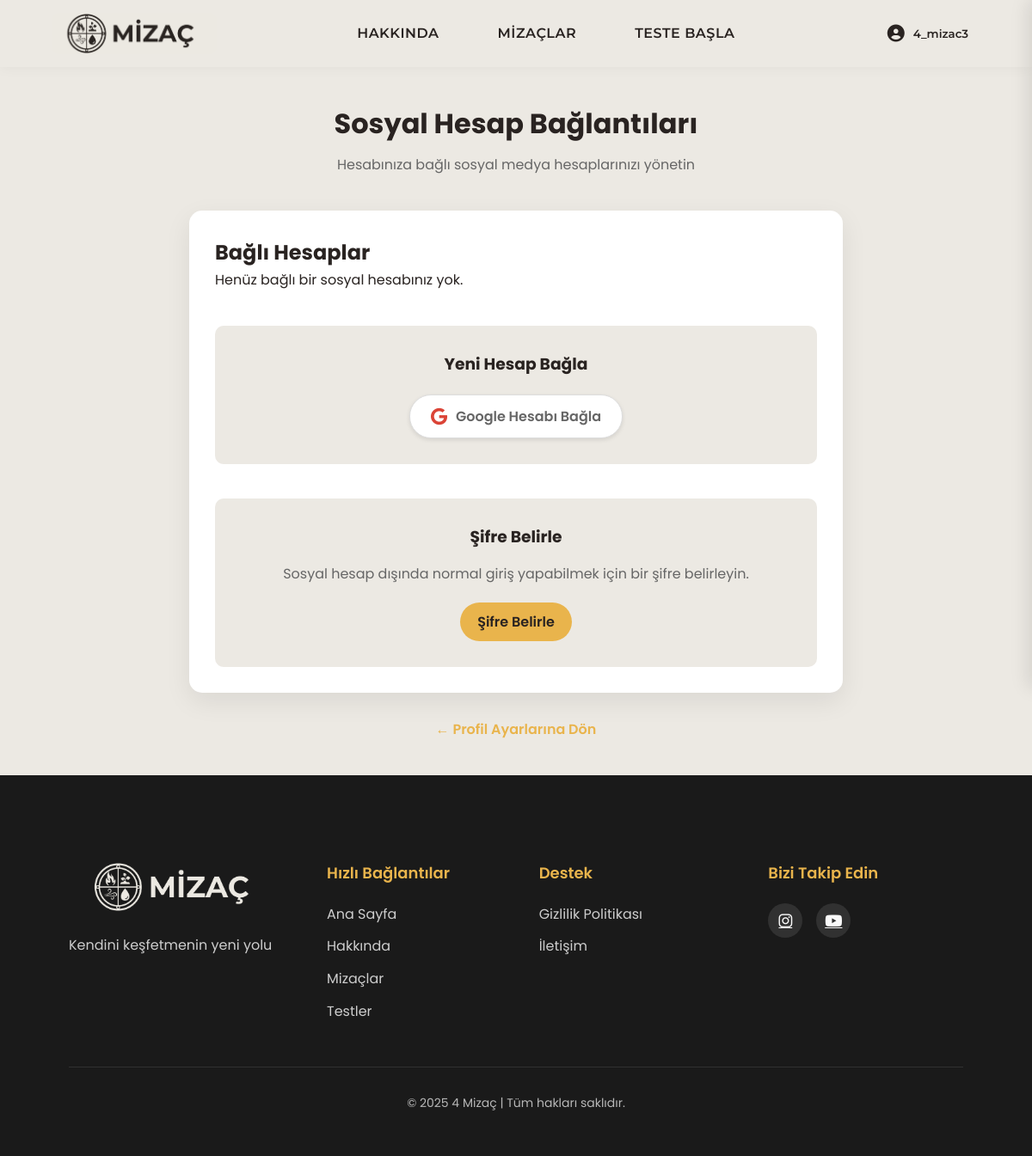
Before: /accounts/social/ (signed in) with the older database file.
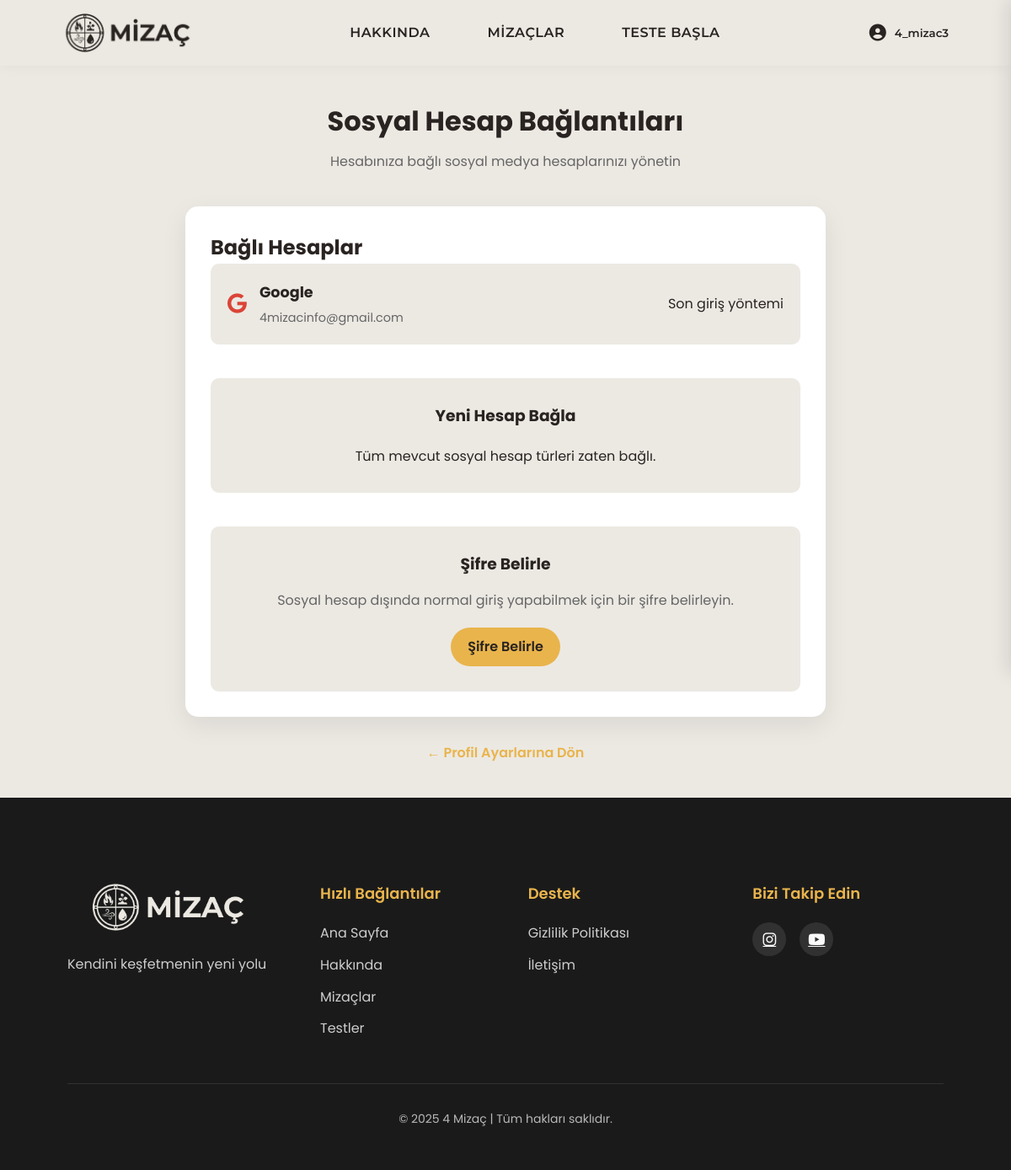
After: the same page with the newer database file.
### accounts/models.py (models this page shows, shortened)
class SocialAccount(models.Model):
    PROVIDER_CHOICES = [
        ('google', 'Google'),
    ]
    user = models.ForeignKey(User, on_delete=models.CASCADE, related_name='social_accounts')
    provider = models.CharField(max_length=30, choices=PROVIDER_CHOICES)
    uid = models.CharField(max_length=255, help_text="Provider'dan gelen unique ID")
    email = models.EmailField()
    extra_data = models.JSONField(default=dict, blank=True)
    created_at = models.DateTimeField(auto_now_add=True)
    updated_at = models.DateTimeField(auto_now=True)
    class Meta:
        unique_together = ('provider', 'uid')
        verbose_name = 'Sosyal Hesap'
        verbose_name_plural = 'Sosyal Hesaplar'

### accounts/views.py (the view)
# urls.py: path('social/', views.social_accounts, name='social_accounts'),
@login_required
def social_accounts(request):
    from .models import SocialAccount
    social_accounts = SocialAccount.objects.filter(user=request.user)
    has_google = social_accounts.filter(provider='google').exists()
    return render(request, 'accounts/social_accounts.html', {
        'social_accounts': social_accounts,
        'has_google': has_google
    })

### templates/accounts/social_accounts.html (shortened to what this page needs)
{% extends 'base.html' %}
{% load static %}
{% block extra_css %}
<link rel="stylesheet" href="{% static 'css/profiles.css' %}">
{% endblock %}
{% block content %}
<div class="social-accounts-container">
    <div class="social-header">
        <h1>Sosyal Hesap Bağlantıları</h1>
        <p>Hesabınıza bağlı sosyal medya hesaplarınızı yönetin</p>
    </div>
    <div class="social-card">
        <div class="connected-accounts">
            <h2>Bağlı Hesaplar</h2>
            {% if social_accounts %}
                {% for account in social_accounts %}
                    <div class="account-item">
                        <div class="account-info">
                            <div class="account-icon">
                                {% if account.provider == 'google' %}
                                    <i class="fab fa-google"></i>
                                {% endif %}
                            </div>
                            <div class="account-details">
                                <h4>{{ account.provider|title }}</h4>
                                <p>{{ account.email }}</p>
                            </div>
                        </div>
                        {% if user.has_usable_password or social_accounts.count > 1 %}
                            <a href="{% url 'disconnect_social' account.provider %}"
                               class="disconnect-btn"
                               onclick="return confirm('Bu hesap bağlantısını kaldırmak istediğinize emin misiniz?')">
                                Bağlantıyı Kaldır
                            </a>
                        {% else %}
                            <span class="text-muted">Son giriş yöntemi</span>
                        {% endif %}
                    </div>
                {% endfor %}
            {% else %}
                <p>Henüz bağlı bir sosyal hesabınız yok.</p>
            {% endif %}
        </div>
        <div class="add-account">
            <h3>Yeni Hesap Bağla</h3>
            {% if not has_google %}
                <a href="{% url 'connect_google' %}" class="connect-google-btn">
                    <i class="fab fa-google"></i> Google Hesabı Bağla
                </a>
            {% else %}
                <p>Tüm mevcut sosyal hesap türleri zaten bağlı.</p>
            {% endif %}
        </div>
        {% if not user.has_usable_password %}
            <div class="password-section">
                <h3>Şifre Belirle</h3>
                <p>Sosyal hesap dışında normal giriş yapabilmek için bir şifre belirleyin.</p>
                <a href="{% url 'set_password' %}" class="set-password-btn">
                    Şifre Belirle
                </a>
            </div>
        {% endif %}
    </div>
    <div class="back-link">
        <a href="{% url 'profiles' %}">← Profil Ayarlarına Dön</a>
    </div>
</div>
{% endblock %}

### templates/base.html (shortened to what this page needs)
{% load static %}
<!DOCTYPE html>
<html lang="tr">
<head>
    {% load static %}
    <link rel="stylesheet" href="{% static 'css/base.css' %}">
    {% block extra_css %}{% endblock %}
    <link href="https://cdnjs.cloudflare.com/ajax/libs/font-awesome/6.4.0/css/all.min.css" rel="stylesheet">
</head>
<body>
    <div class="page-container">
        <header class="nav-container">
            <div class="header-content">
                <a href="{% url 'index' %}" class="logo">
                    <img src="{% static 'images/logo.jpg' %}" alt="MİZAÇ" class="logo-img">
                </a>
                <nav class="nav-links">
                    <a href="{% url 'about' %}" class="nav-item">HAKKINDA</a>
                    <a href="{% url 'temperaments' %}" class="nav-item">MİZAÇLAR</a>
                    <a href="{% url 'test_list' %}" class="nav-item">TESTE BAŞLA</a>
                </nav>
                {% if user.is_authenticated %}
                <div class="profile-container">
                    <button class="profile-button">
                        <i class="fas fa-user-circle"></i>
                        <span class="username-display">{{ user.username }}</span>
                    </button>
                </div>
                {% else %}
                    <a href="{% url 'login' %}" class="login-button"><i class="fas fa-sign-in-alt"></i> GİRİŞ YAP</a>
                {% endif %}
            </div>
        </header>
        <main>
            {% block content %}{% endblock %}
        </main>
        <footer>
            <div class="container">
                <div class="footer-content">
                    <div class="footer-logo">
                        <img src="{% static 'images/l2.jpg' %}" alt="MİZAÇ" class="footer-logo-img">
                        <p>Kendini keşfetmenin yeni yolu</p>
                    </div>
                    <div class="footer-links">
                        <div class="footer-column">
                            <h3>Hızlı Bağlantılar</h3>
                            <ul>
                                <li><a href="{% url 'index' %}">Ana Sayfa</a></li>
                                <li><a href="{% url 'about' %}">Hakkında</a></li>
                                <li><a href="{% url 'temperaments' %}">Mizaçlar</a></li>
                                <li><a href="{% url 'test_list' %}">Testler</a></li>
                            </ul>
                        </div>
                        <div class="footer-column">
                            <h3>Destek</h3>
                            <ul>
                                <li><a href="#">Gizlilik Politikası</a></li>
                                <li><a href="{% url 'about' %}">İletişim</a></li>
                            </ul>
                        </div>
                    </div>
                    <div class="footer-social">
                        <h3>Bizi Takip Edin</h3>
                        <div class="social-icons">
                            <a href="#" aria-label="Instagram"><i class="fab fa-instagram"></i></a>
                            <a href="#" aria-label="Youtube"><i class="fab fa-youtube"></i></a>
                        </div>
                    </div>
                </div>
                <div class="footer-bottom">
                    <p>&copy; 2025 4 Mizaç | Tüm hakları saklıdır.</p>
                </div>
            </div>
        </footer>
    </div>
</body>
</html>

### static/css/base.css (style rules this page uses)
* { margin: 0; padding: 0; box-sizing: border-box; }
:root { --primary-color: #292321; --secondary-color: #ece9e3; --accent-color: #e9b44c; --text-color: #292321; --light-text: #fafafa; --dark-bg: #1a1a1a; --border-radius: 16px; --card-radius: 20px; --box-shadow: 0 10px 30px rgba(0, 0, 0, 0.07); --card-shadow: 0 15px 35px rgba(0, 0, 0, 0.08); --transition: all 0.3s cubic-bezier(0.25, 0.8, 0.25, 1); }
body { font-family: 'Poppins', sans-serif; background-color: var(--secondary-color); color: var(--text-color); max-width: 100vw; overflow-x: hidden; line-height: 1.6; }
html, body { height: 100%; }
.page-container { display: flex; flex-direction: column; min-height: 100vh; }
.container { width: 90%; max-width: 1200px; margin: 0 auto; padding: 20px; }
.nav-container { display: flex; justify-content: space-between; align-items: center; padding: 15px 5%; background-color: #ece9e3; backdrop-filter: blur(10px); box-shadow: 0 2px 15px rgba(0, 0, 0, 0.04); position: sticky; top: 0; z-index: 1000; transition: var(--transition); }
.header-content { display: flex; justify-content: space-between; align-items: center; width: 100%; }
.logo { display: flex; align-items: center; }
.logo-img { height: 48px; width: auto; border-radius: 10px; transition: var(--transition); }
.nav-links { display: flex; gap: 36px; }
.nav-item, .login-button { font-family: 'Montserrat', sans-serif; font-weight: 600; text-decoration: none; color: var(--primary-color); padding: 8px 16px; transition: var(--transition); position: relative; letter-spacing: 0.5px; }
.nav-item::after, .login-button::after { content: ''; position: absolute; width: 0; height: 2px; bottom: 0; left: 50%; background-color: var(--accent-color); transition: var(--transition); transform: translateX(-50%); }
.profile-container { position: relative; }
.profile-button { display: flex; align-items: center; gap: 10px; background: none; border: 2px solid transparent; border-radius: var(--border-radius); cursor: pointer; padding: 8px 12px; transition: var(--transition); color: var(--primary-color); }
.profile-button i { font-size: 20px; color: var(--primary-color); }
.username-display { font-weight: 600; color: var(--primary-color); font-family: 'Montserrat', sans-serif; }
footer { background-color: var(--dark-bg); color: var(--light-text); padding: 80px 0 30px; margin-top: auto; }
.footer-content { display: grid; grid-template-columns: 1fr 2fr 1fr; gap: 60px; max-width: 1200px; margin: 0 auto; padding-bottom: 40px; border-bottom: 1px solid rgba(255, 255, 255, 0.1); }
.footer-logo { display: flex; flex-direction: column; gap: 15px; }
.footer-logo-img { height: 60px; border-radius: 10px; }
.footer-logo p { font-size: 16px; opacity: 0.8; margin-top: 10px; }
.footer-links { display: grid; grid-template-columns: repeat(2, 1fr); gap: 40px; }
.footer-column h3 { font-size: 18px; margin-bottom: 20px; color: var(--accent-color); font-weight: 600; }
.footer-column ul { list-style: none; }
.footer-column ul li { margin-bottom: 12px; }
.footer-column ul li a { color: var(--light-text); text-decoration: none; transition: var(--transition); opacity: 0.8; }
.footer-social h3 { font-size: 18px; margin-bottom: 20px; color: var(--accent-color); font-weight: 600; }
.social-icons { display: flex; gap: 16px; margin-top: 15px; }
.social-icons a { color: var(--light-text); font-size: 18px; transition: var(--transition); background-color: rgba(255, 255, 255, 0.1); border-radius: 50%; width: 40px; height: 40px; display: flex; align-items: center; justify-content: center; }
.footer-bottom { text-align: center; padding-top: 30px; font-size: 14px; opacity: 0.7; }

Changed rows visible on the page:
added SocialAccount: provider "Google", email "4mizacinfo@gmail.com"
Other visible differences:
text no longer shown: "Henüz bağlı bir sosyal hesabınız yok. Google Hesabı Bağla"
text now shown: "Tüm mevcut sosyal hesap türleri zaten bağlı."
